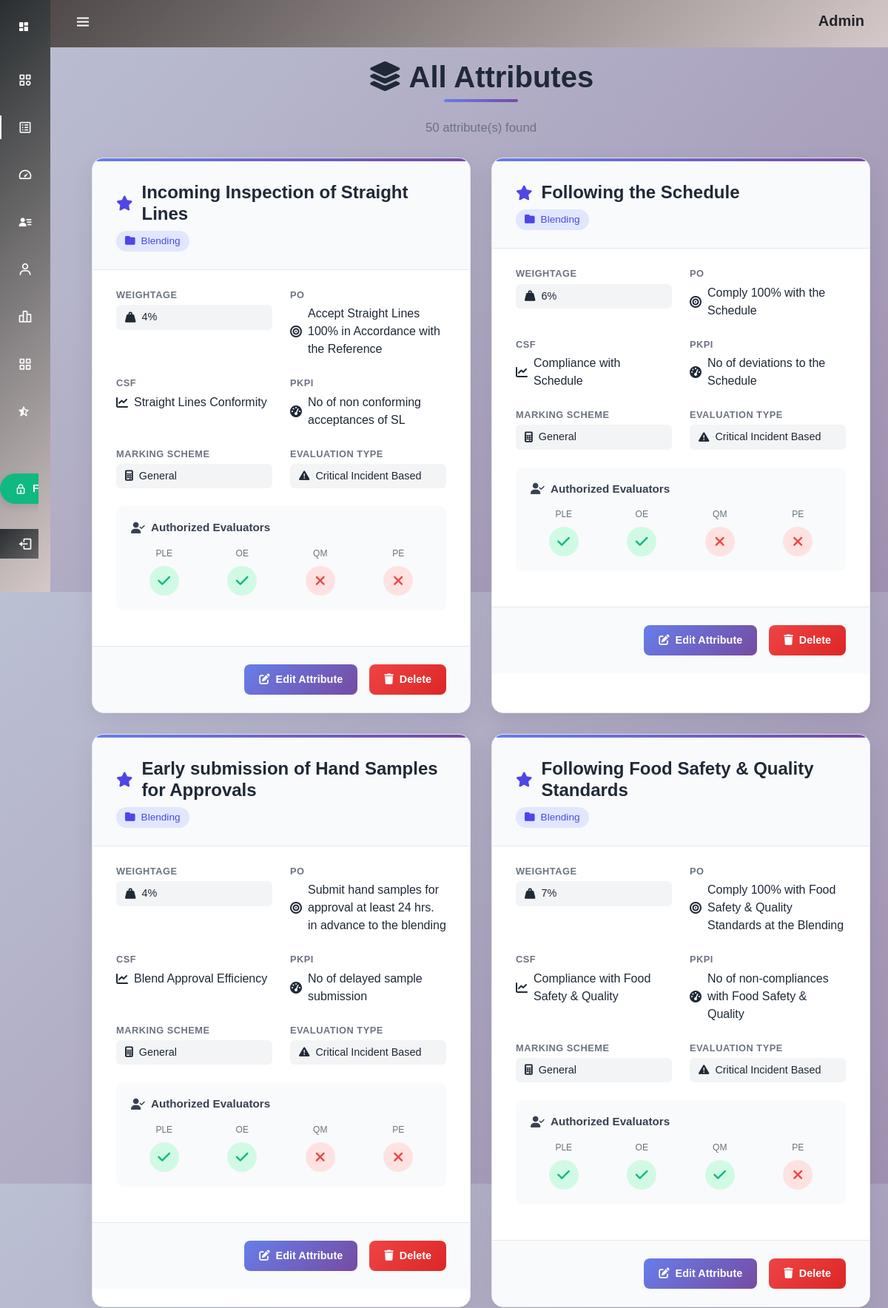
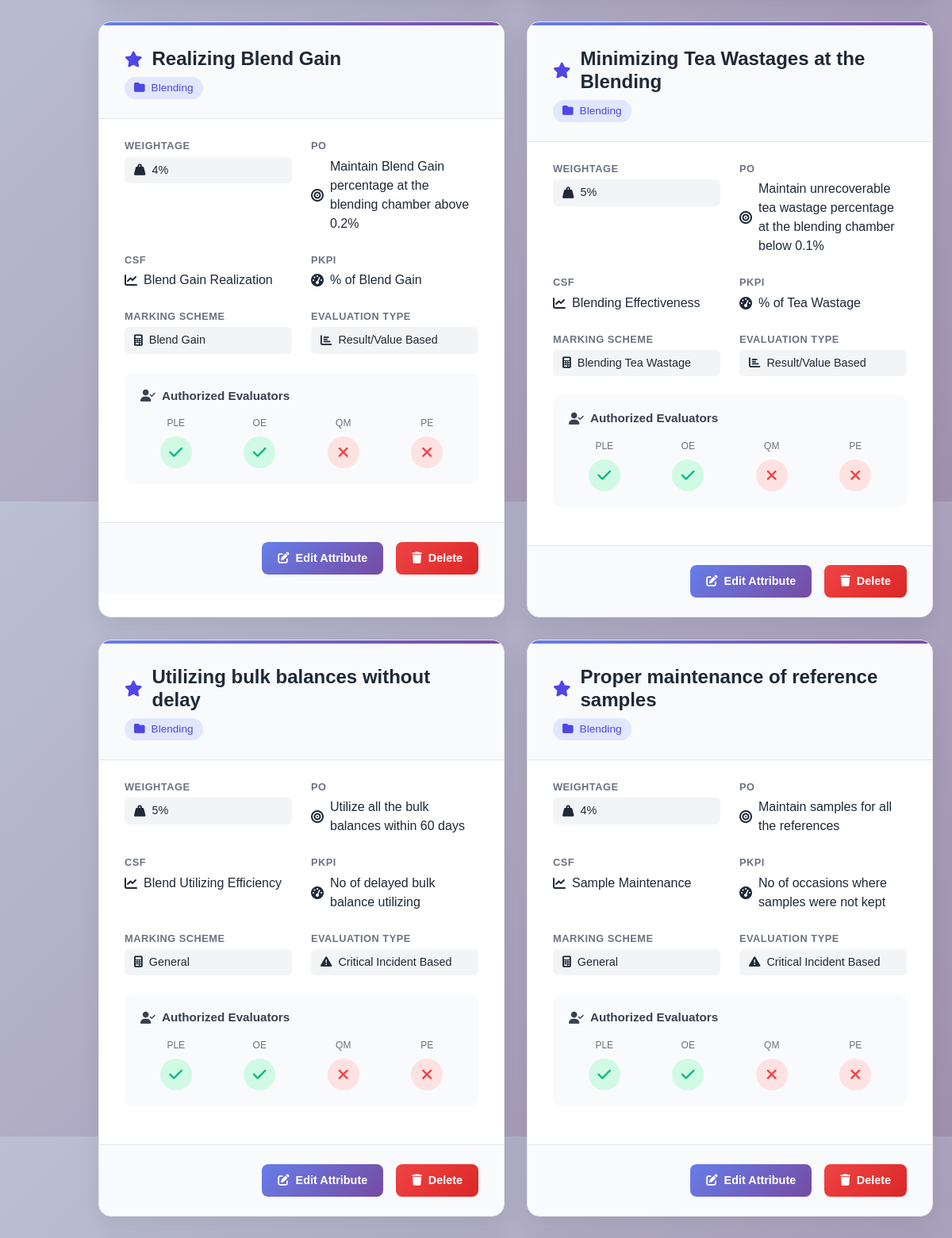
Screenshot of /Attributes.php (signed in, upper part) with the database file from the repository (2 pictures, top to bottom).
### tables this page shows
CREATE TABLE `system_settings` (
  `id` int(11) NOT NULL DEFAULT 1,
  `evaluation_frozen` enum('0','1') DEFAULT '0',
  `created_at` timestamp NOT NULL DEFAULT current_timestamp(),
  `updated_at` timestamp NOT NULL DEFAULT current_timestamp() ON UPDATE current_timestamp()
);

CREATE TABLE `attribute` (
  `attribute_id` int(11) NOT NULL,
  `attribute_name` varchar(200) NOT NULL,
  `weightage` int(11) NOT NULL,
  `category` varchar(10) NOT NULL,
  `csf` varchar(200) NOT NULL,
  `process_objective` varchar(200) NOT NULL,
  `process_kpi` varchar(200) NOT NULL,
  `PLE` tinyint(1) NOT NULL,
  `OE` tinyint(1) NOT NULL,
  `QM` tinyint(1) NOT NULL,
  `PE` tinyint(1) NOT NULL,
  `scoring_method` varchar(100) NOT NULL,
  `is_valued` tinyint(1) NOT NULL
);

### Attributes.php (the view, shortened to what this page needs)
<?php
include "config.php";
$freeze_query = "SELECT evaluation_frozen FROM system_settings WHERE id = 1";
$freeze_result = mysqli_query($conn, $freeze_query);
if ($freeze_result && mysqli_num_rows($freeze_result) > 0) {
    $freeze_data = mysqli_fetch_assoc($freeze_result);
    $is_frozen = $freeze_data['evaluation_frozen'];
} else {
    $is_frozen = '0';
}
if (isset($_SESSION["user"])) {
  if (isset($_GET['cat'])) {
    $category = $_GET['cat'];
    $sql = "SELECT * FROM attribute WHERE category = '$category'";
  } else {
    $sql = "SELECT * FROM attribute";
  }
  $result = $conn->query($sql);
?>
  <!DOCTYPE html>
  <html lang="en">
  <head>
    <link rel="stylesheet" href="https://cdnjs.cloudflare.com/ajax/libs/font-awesome/6.4.0/css/all.min.css">
    <link rel="stylesheet" href="https://cdn.jsdelivr.net/npm/bootstrap@5.0.0-beta1/dist/css/bootstrap.min.css" />
    <link rel="stylesheet" href="https://cdnjs.cloudflare.com/ajax/libs/jquery/3.2.1/jquery.min.js" />
    <link rel="stylesheet" href="https://cdn.jsdelivr.net/npm/boxicons@latest/css/boxicons.min.css" />
    <link rel="stylesheet" href="./style.css" />
  </head>
  <body id="body-pd" class="content <?php if ($_SESSION['isAdmin']) {
                                      echo "Admin";
                                    } else if ($_SESSION["isEvaluator"]) {
                                      echo "Evaluator";
                                    } else {
                                      echo "Guest";
                                    } ?>">
    <header class="header <?php if ($_SESSION['isAdmin']) {
                            echo "Admin";
                          } else if ($_SESSION["isEvaluator"]) {
                            echo "Evaluator";
                          } else {
                            echo "Guest";
                          } ?>" id="header">
      <div class="header_toggle"> <i class='bx bx-menu' id="header-toggle"></i> </div>
      <?php if (isset($_SESSION["user"])) { ?>
        <h5 style="font-weight: bold; text-transform: capitalize;"><?php echo $_SESSION["user"]; ?></h5>
      <?php } else { ?>
        <div class="header_img"> <a href="./signin.php"><i class='bx bxs-user nav_icon' style="padding: 1vh;"></i></a> </div>
      <?php } ?>
    </header>
    <div class="l-navbar <?php if ($_SESSION['isAdmin']) {
                            echo "Admin";
                          } else if ($_SESSION["isEvaluator"]) {
                            echo "Evaluator";
                          } else {
                            echo "Guest";
                          } ?>" id="nav-bar">
      <nav class="nav">
        <div>
          <a href="./index.php" class="nav_logo" style="color: #ffffff; font-weight: bold;">
            <i class='bx bxs-dashboard me-2'></i>
          </a>
          <div class="nav_list">
            <a href="./Categories.php" class="nav_link"> <i class='bx bx-category nav_icon'></i> <span class="nav_name">Categories</span> </a>
            <a href="./AttributeCategories.php" class="nav_link active"> <i class='bx bx-spreadsheet nav_icon'></i> <span class="nav_name">Attributes</span> </a>
            <a href="./ScoringMethods.php" class="nav_link"> <i class='bx bx-tachometer nav_icon'></i> <span class="nav_name">Marking Schemes</span> </a>
            <a href="./Evaluators.php" class="nav_link"> <i class='bx bxs-user-detail nav_icon'></i> <span class="nav_name">Evaluators</span> </a>
            <a href="./Employees.php" class="nav_link"> <i class='bx bx-user nav_icon'></i><span class="nav_name">Evaluatees</span> </a>
            <?php if ($is_frozen == '1'): ?>
              <a href="javascript:void(0)" class="nav_link disabled" onclick="alert('Evaluation system is currently frozen. Please contact administrator.')">
                <i class='bx bx-bar-chart-alt-2 nav_icon'></i>
                <span class="nav_name">Evaluate by Individual <small class="text-danger">(Frozen)</small></span>
              </a>
              <a href="javascript:void(0)" class="nav_link disabled" onclick="alert('Evaluation system is currently frozen. Please contact administrator.')">
                <i class='bx bx-grid-alt nav_icon'></i>
                <span class="nav_name">Evaluate by Warehouse <small class="text-danger">(Frozen)</small></span>
              </a>
            <?php else: ?>
              <a href="./namely_evaluation.php" class="nav_link"> <i class='bx bx-bar-chart-alt-2 nav_icon'></i> <span class="nav_name">Evaluate by Individual</span> </a>
              <a href="./Warehouses.php" class="nav_link"> <i class='bx bx-grid-alt nav_icon'></i> <span class="nav_name">Evaluate by Warehouse</span> </a>
            <?php endif; ?>
            <a href="./periodRatings.php" class="nav_link"> <i class='bx bxs-star-half'></i> <span class="nav_name">Results & Grading</span> </a>
          </div>
        </div>
        <div>
          <?php if ($_SESSION['isAdmin']): ?>
            <form method="POST" action="index.php" style="margin-bottom: 10px;">
              <button type="submit" name="toggle_freeze" class="nav_link freeze-btn <?php echo $is_frozen == '1' ? 'frozen' : 'unfrozen'; ?>" style="border: none; width: 100%;">
                <i class='bx <?php echo $is_frozen == '1' ? 'bx-lock-open' : 'bx-lock'; ?>'></i>
                <span class="nav_name"><?php echo $is_frozen == '1' ? 'Unfreeze System' : 'Freeze System'; ?></span>
              </button>
            </form>
          <?php endif; ?>
          <form enctype="multipart/form-data" action="<?php echo htmlspecialchars($_SERVER["PHP_SELF"]); ?>" method="POST">
            <button type="submit" name="signout" class="nav_link <?php if ($_SESSION['isAdmin']) {
                                                                    echo "Admin";
                                                                  } else if ($_SESSION["isEvaluator"]) {
                                                                    echo "Evaluator";
                                                                  } else {
                                                                    echo "Guest";
                                                                  } ?>" style="background-color: #666; border: none; width: 100%;">
              <i class='bx bx-log-out nav_icon'></i>
            </button>
          </form>
        </div>
      </nav>
    </div>
    <div class="attributes-listing">
      <div class="listing-header animate-fade-in">
        <h1>
          <?php if (isset($_GET['cat'])) { ?>
            <i class="fas fa-folder-open"></i> <?php echo htmlspecialchars($category); ?> Attributes
          <?php } else { ?>
            <i class="fas fa-layer-group"></i> All Attributes
          <?php } ?>
        </h1>
        <p style="color: #6b7280; margin-top: 1rem; font-size: 1.05rem;">
          <?php echo $result->num_rows; ?> attribute(s) found
        </p>
      </div>
      <?php if ($result->num_rows > 0) { ?>
        <div class="attributes-grid">
          <?php
          $counter = 0;
          while ($row = $result->fetch_assoc()) {
            $counter++;
          ?>
            <div class="attribute-card animate-fade-in delay-<?php echo ($counter % 4) + 1; ?>">
              <div class="attribute-header">
                <h3 class="attribute-title">
                  <i class="fas fa-star"></i> <?php echo htmlspecialchars($row['attribute_name']); ?>
                </h3>
                <span class="attribute-category">
                  <i class="fas fa-folder"></i> <?php echo htmlspecialchars($row['category']); ?>
                </span>
              </div>
              <div class="attribute-body">
                <div class="attribute-details">
                  <div class="detail-item">
                    <span class="detail-label">Weightage</span>
                    <span class="detail-value badge-value">
                      <i class="fas fa-weight-hanging"></i> <?php echo htmlspecialchars($row['weightage']); ?>%
                    </span>
                  </div>
                  <div class="detail-item">
                    <span class="detail-label">PO</span>
                    <span class="detail-value">
                      <i class="fas fa-bullseye"></i> <?php echo htmlspecialchars($row['process_objective']); ?>
                    </span>
                  </div>
                  <div class="detail-item">
                    <span class="detail-label">CSF</span>
                    <span class="detail-value">
                      <i class="fas fa-chart-line"></i> <?php echo htmlspecialchars($row['csf']); ?>
                    </span>
                  </div>
                  <div class="detail-item">
                    <span class="detail-label">PKPI</span>
                    <span class="detail-value">
                      <i class="fas fa-tachometer-alt"></i> <?php echo htmlspecialchars($row['process_kpi']); ?>
                    </span>
                  </div>
                  <div class="detail-item">
                    <span class="detail-label">Marking Scheme</span>
                    <span class="detail-value badge-value">
                      <i class="fas fa-calculator"></i> <?php echo htmlspecialchars($row['scoring_method']); ?>
                    </span>
                  </div>
                  <div class="detail-item">
                    <span class="detail-label">Evaluation Type</span>
                    <span class="detail-value badge-value">
                      <?php if ($row['is_valued'] == 1) { ?>
                        <i class="fas fa-chart-bar"></i> Result/Value Based
                      <?php } else { ?>
                        <i class="fas fa-exclamation-triangle"></i> Critical Incident Based
                      <?php } ?>
                    </span>
                  </div>
                </div>
                <div class="evaluators-section">
                  <h5><i class="fas fa-user-check"></i> Authorized Evaluators</h5>
                  <div class="evaluators-grid">
                    <div class="evaluator-item">
                      <div class="evaluator-label">PLE</div>
                      <div class="evaluator-status <?php echo $row['PLE'] ? 'approved' : 'not-approved'; ?>">
                        <?php echo $row['PLE'] ? '<i class="fas fa-check check-icon"></i>' : '<i class="fas fa-times x-icon"></i>'; ?>
                      </div>
                    </div>
                    <div class="evaluator-item">
                      <div class="evaluator-label">OE</div>
                      <div class="evaluator-status <?php echo $row['OE'] ? 'approved' : 'not-approved'; ?>">
                        <?php echo $row['OE'] ? '<i class="fas fa-check check-icon"></i>' : '<i class="fas fa-times x-icon"></i>'; ?>
                      </div>
                    </div>
                    <div class="evaluator-item">
                      <div class="evaluator-label">QM</div>
                      <div class="evaluator-status <?php echo $row['QM'] ? 'approved' : 'not-approved'; ?>">
                        <?php echo $row['QM'] ? '<i class="fas fa-check check-icon"></i>' : '<i class="fas fa-times x-icon"></i>'; ?>
                      </div>
                    </div>
                    <div class="evaluator-item">
                      <div class="evaluator-label">PE</div>
                      <div class="evaluator-status <?php echo $row['PE'] ? 'approved' : 'not-approved'; ?>">
                        <?php echo $row['PE'] ? '<i class="fas fa-check check-icon"></i>' : '<i class="fas fa-times x-icon"></i>'; ?>
                      </div>
                    </div>
                  </div>
                </div>
              </div>
              <?php if ($_SESSION["isAdmin"]) { ?>
                <div class="attribute-footer">
                  <a href="./attribute.php?id=<?php echo $row['attribute_id'] ?>" class="action-btn edit-btn">
                    <i class="fas fa-edit"></i> Edit Attribute
                  </a>
                  <a href="./delete.php?attId=<?php echo $row['attribute_id'] ?>" class="action-btn delete-btn" onclick="return confirm('Are you sure you want to delete this attribute?')">
                    <i class="fas fa-trash"></i> Delete
                  </a>
                </div>
              <?php } ?>
            </div>
          <?php } ?>
        </div>
      <?php } ?>
    </div>
  </body>
  </html>
<?php } else {
  header("location: signin.php");
} ?>

### style.css (style rules this page uses)
:root { --header-height: 3rem; --nav-width: 68px; --first-color: #ffffff; --first-color-light: #ffffff; --white-color: #F7F6FB; --body-font: "Calibri", sans-serif; --normal-font-size: 1rem; --z-fixed: 100; }
.content.Admin { position: relative; font-family: var(--body-font); font-size: var(--normal-font-size); transition: .5s; background: linear-gradient(135deg, rgb(187, 192, 211) 0%, #a191b1ff 100%); }
.header.Admin { background: linear-gradient(135deg, rgb(72, 66, 66) 0%, #d5c9c9ff 100%) !important; }
.l-navbar.Admin, .nav_link.Admin { background: linear-gradient(135deg, rgb(41, 46, 48) 0%, #d5c9c9ff 100%) !important; }
a { text-decoration: none; }
.header { width: 100%; height: var(--header-height); position: fixed; top: 0; left: 0; display: flex; align-items: center; justify-content: space-between; padding: 0 1rem; background-color: var(--white-color); z-index: var(--z-fixed); transition: .5s; }
.header_toggle { color: var(--first-color); font-size: 1.5rem; cursor: pointer; }
.l-navbar { position: fixed; top: 0; left: -30%; width: var(--nav-width); height: 100vh; background-color: var(--first-color); padding: .5rem 1rem 0 0; transition: .5s; z-index: var(--z-fixed); }
.nav { height: 100%; display: flex; flex-direction: column; justify-content: space-between; overflow: hidden; }
.nav_logo, .nav_link { display: grid; grid-template-columns: max-content max-content; align-items: center; column-gap: 1rem; padding: .5rem 0 .5rem 1.5rem; }
.nav_logo { margin-bottom: 2rem; }
.nav_link { position: relative; color: var(--first-color-light); margin-bottom: 1.5rem; transition: .3s; }
.nav_icon { font-size: 1.25rem; }
.active { color: var(--white-color); }
.active::before { content: ''; position: absolute; left: 0; width: 2px; height: 32px; background-color: var(--white-color); }
@media screen and (min-width: 768px) { body { margin: calc(var(--header-height) + 1rem) 0 0 0; padding-left: calc(var(--nav-width) + 2rem); } }
@media screen and (min-width: 768px) { .header { height: calc(var(--header-height) + 1rem); padding: 0 2rem 0 calc(var(--nav-width) + 2rem); } }
@media screen and (min-width: 768px) { .l-navbar { left: 0; padding: 1rem 1rem 0 0; } }
a { color: #333333; }

### rows the page displays
attribute: attribute_name "Incoming Inspection of Straight Lines", category "Blending", weightage "4", process_objective "Accept Straight Lines 100% in Accordance with the Reference", csf "Straight Lines Conformity", process_kpi "No of non conforming acceptances of SL", scoring_method "General", is_valued 0 (drawn), PLE 1 (drawn), OE 1 (drawn), QM 0 (drawn), PE 0 (drawn)
attribute: attribute_name "Following the Schedule", category "Blending", weightage "6", process_objective "Comply 100% with the Schedule", csf "Compliance with Schedule", process_kpi "No of deviations to the Schedule", scoring_method "General", is_valued 0 (drawn), PLE 1 (drawn), OE 1 (drawn), QM 0 (drawn), PE 0 (drawn)
attribute: attribute_name "Early submission of Hand Samples for Approvals", category "Blending", weightage "4", process_objective "Submit hand samples for approval at least 24 hrs. in advance to the blending", csf "Blend Approval Efficiency", process_kpi "No of delayed sample submission", scoring_method "General", is_valued 0 (drawn), PLE 1 (drawn), OE 1 (drawn), QM 0 (drawn), PE 0 (drawn)
attribute: attribute_name "Following Food Safety & Quality Standards", category "Blending", weightage "7", process_objective "Comply 100% with Food Safety & Quality Standards at the Blending", csf "Compliance with Food Safety & Quality", process_kpi "No of non-compliances with Food Safety & Quality", scoring_method "General", is_valued 0 (drawn), PLE 1 (drawn), OE 1 (drawn), QM 1 (drawn), PE 0 (drawn)
attribute: attribute_name "Realizing Blend Gain", category "Blending", weightage "4", process_objective "Maintain Blend Gain percentage at the blending chamber above 0.2%", csf "Blend Gain Realization", process_kpi "% of Blend Gain", scoring_method "Blend Gain", is_valued 1 (drawn), PLE 1 (drawn), OE 1 (drawn), QM 0 (drawn), PE 0 (drawn)
attribute: attribute_name "Minimizing Tea Wastages at the Blending", category "Blending", weightage "5", process_objective "Maintain unrecoverable tea wastage percentage at the blending chamber below 0.1%", csf "Blending Effectiveness", process_kpi "% of Tea Wastage", scoring_method "Blending Tea Wastage", is_valued 1 (drawn), PLE 1 (drawn), OE 1 (drawn), QM 0 (drawn), PE 0 (drawn)
attribute: attribute_name "Utilizing bulk balances without delay", category "Blending", weightage "5", process_objective "Utilize all the bulk balances within 60 days", csf "Blend Utilizing Efficiency", process_kpi "No of delayed bulk balance utilizing", scoring_method "General", is_valued 0 (drawn), PLE 1 (drawn), OE 1 (drawn), QM 0 (drawn), PE 0 (drawn)
attribute: attribute_name "Proper maintenance of reference samples", category "Blending", weightage "4", process_objective "Maintain samples for all the references", csf "Sample Maintenance", process_kpi "No of occasions where samples were not kept", scoring_method "General", is_valued 0 (drawn), PLE 1 (drawn), OE 1 (drawn), QM 0 (drawn), PE 0 (drawn)

### other values shown
$_SESSION["user"] "Admin"
$result->num_rows "50"
